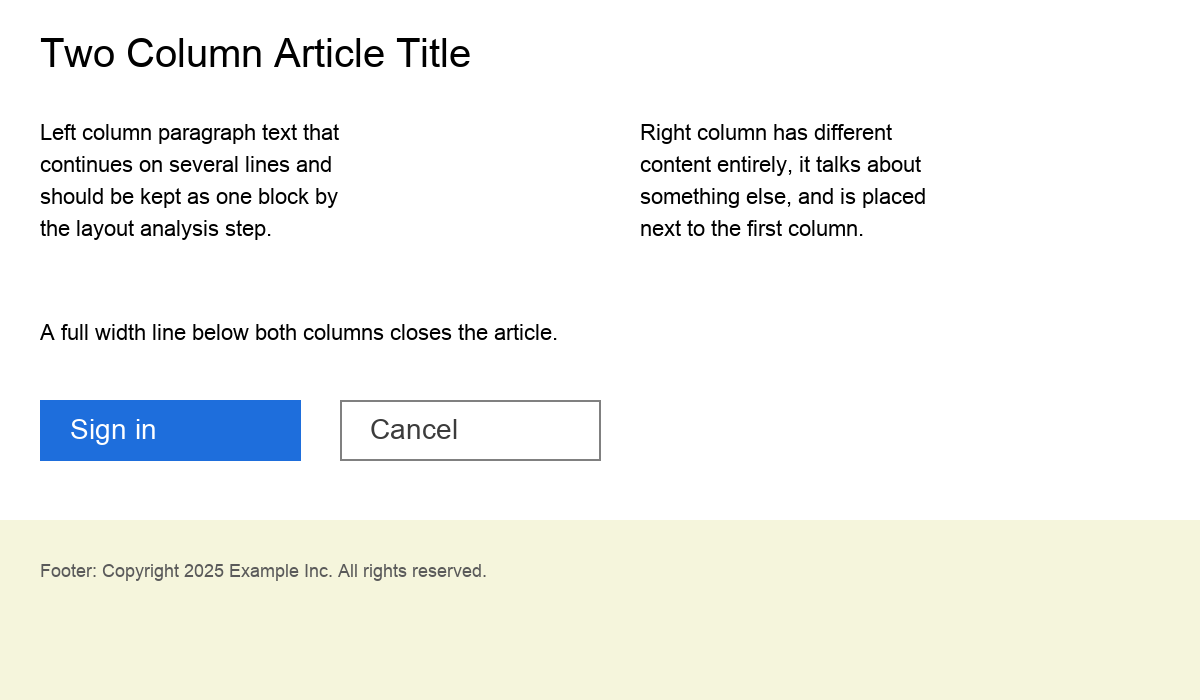
#> input picture testdata/en_columns.png, 1200 x 700 px
$ python det_pyr_check.py ../testdata/en_columns.png ../testdata/en_dark.png
#> lines starting #> are read from the running program, lines starting #| are printed output that depends on the picture
### trace/load_dump.py
# SPDX-License-Identifier: MPL-2.0
"""Load tensors dumped by tfl_dump.py."""
import json, os, glob
import numpy as np
DT = {1: np.float32, 2: np.int32, 3: np.uint8, 4: np.int64, 6: np.bool_, 7: np.int16, 9: np.int8, 10: np.float16}
def load(d):
    calls = []
    for mf in sorted(glob.glob(os.path.join(d, '*_in.json'))):
        n = os.path.basename(mf).split('_')[0]; call = {}
        for kind in ('in', 'out'):
            p = os.path.join(d, '%s_%s.json' % (n, kind))
            if not os.path.exists(p): continue
            ts = json.load(open(p))
            for k, t in enumerate(ts):
                b = os.path.join(d, '%s_%s_%d.bin' % (n, kind, k))
                t['arr'] = np.fromfile(b, DT[t['type']]).reshape(t['shape']) if os.path.exists(b) and t['type'] in DT else None
            call[kind] = ts
        calls.append(call)
    return calls

### trace/det_pyr_check.py
# SPDX-License-Identifier: MPL-2.0
"""Check detector pyramid hypotheses against a tfl dump: det_pyr_check.py img.png dumpdir"""
import sys, numpy as np
sys.path.insert(0, '.'); sys.path.insert(0, 'trace')
from PIL import Image
from screenai.libyuv_scale import scale_plane
from load_dump import load
rgba = np.array(Image.open(sys.argv[1]).convert('RGBA')).astype(np.int32)
g = ((77 * rgba[..., 0] + 150 * rgba[..., 1] + 29 * rgba[..., 2] + 128) >> 8).astype(np.uint8)
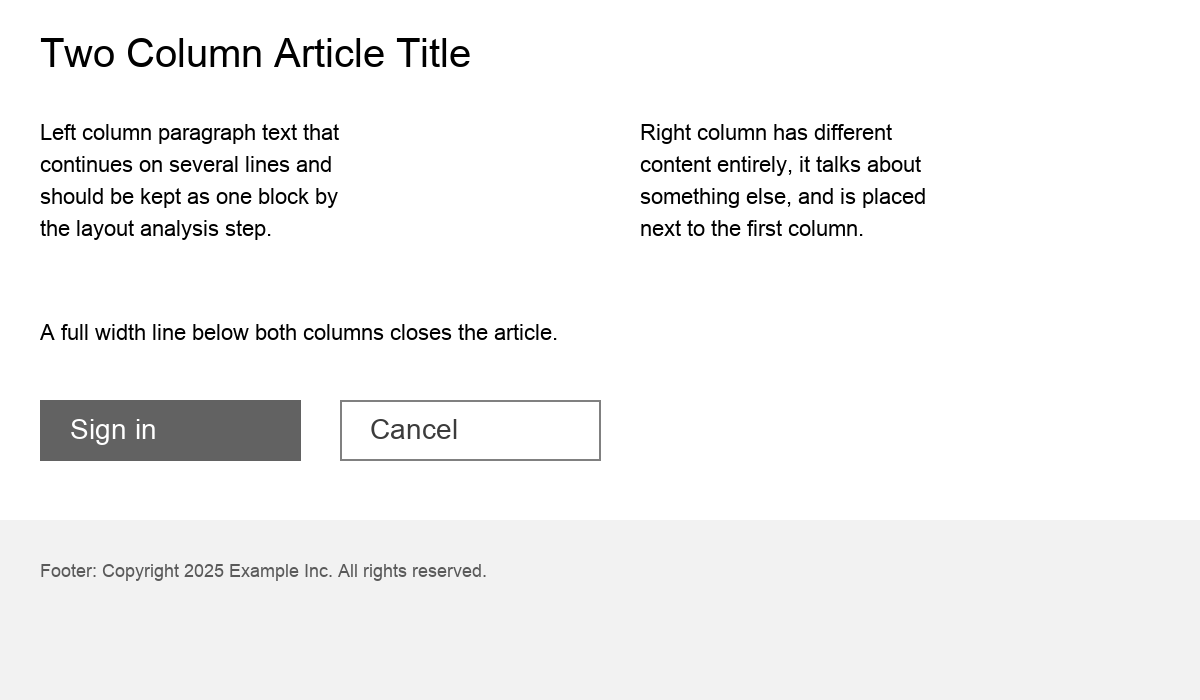
#> g: shape (700, 1200); min 0, max 255, mean 243.1
H, W = g.shape
#> H = 700; W = 1200
ins = load(sys.argv[2])[0]['in']
#> (the run stopped early here; a loop or call above may not have finished)
